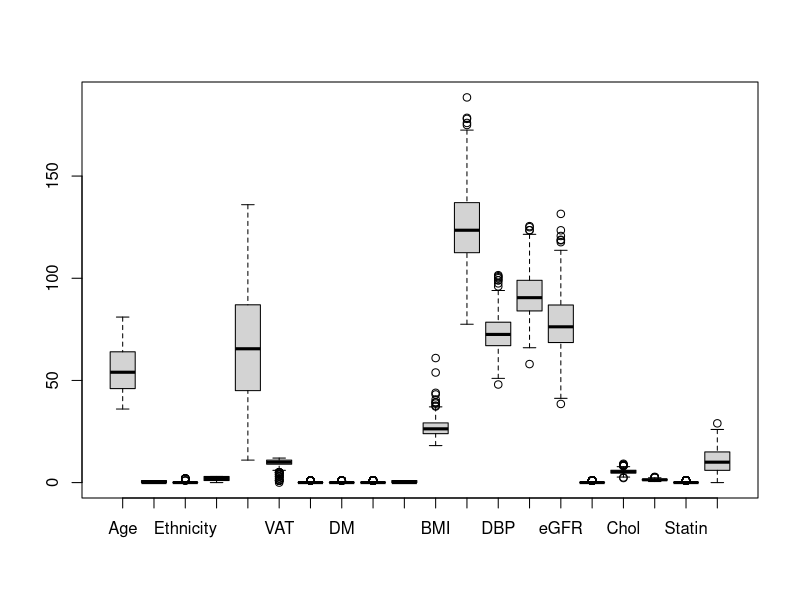

This figure's R source: (Note: this script raises an error after producing the figure.)
## ---- chunk 1
#Data Cleaning and Restructuring

Prevend<-read.csv("Prevend_Sample.csv")

head(Prevend)
dim(Prevend)
colSums(is.na(Prevend))

#Based on this sum there appears to be no N/A's but we need to make sure the entries are valid. 

## ---- chunk 2

range(Prevend)

#Ranges for each column to help identify if any values are out of range
#summary(Prevend)

#vat has at least one negative, #smoking has a negative, HDL and FRS have negatives 

## ---- chunk 3
#replacing negatives with NAs
Prevend2<-Prevend
Prevend2[Prevend2<0]<-NA
head(Prevend2)

Prevend2<-na.omit(Prevend2)
head(Prevend2)


## ---- chunk 4
#Summary Statistics and Graphics

#colMeans(Prevend2)
#summary(Prevend2)
#dim (Prevend2)
#We took out 42 data points

#Remove case#  from the data the box plot and regression
Prevend3<-Prevend2[-c(1)]
head(Prevend3)
boxplot(Prevend3)

## ---- chunk 5
prevend2corset<-Prevend2[-c(1)]
corsPrevend<-cor(prevend2corset)
corrplot(corsPrevend)
#corsPrevend

## ---- chunk 6
#We have some variables that are measuring the same thing (3 measures of blood pressure, two measures of cholesterol)

#MAP is calculated us DBP and SBP, so it make make sense to use it, Chol total includes HDL, so it would make sense to use these. But I am going to check 


#Taking out just the quantitative variables
Prevend3_Quant<-Prevend3[-c(2,3,4,7,8,9,10,16,19)]

#head(Prevend3_Quant)


#looking at eigenvalues to detects singularity

colones<-rep(1, times=458)
x<-cbind(colones,Prevend3_Quant$SBP,Prevend3_Quant$DBP,Prevend3_Quant$MAP)
eigens_bp<-eigen(t(x)%*%x)$values

eigens_bp

cond.number<-sqrt(eigens_bp[1]/eigens_bp[4])
cond.number


#same for cholesterol
y<-cbind(colones, Prevend3_Quant$Chol, Prevend3_Quant$HDL)

eigens_chol<-eigen(t(y)%*%y)$values

eigens_chol

cond.number<-sqrt(eigens_chol[1]/eigens_chol[3])
cond.number
#not as obviously a collinearity, these might be different because, I think there is a 'give and take' with good/bad cholesterol, so we can leave both in
## ---- chunk 7
lm.chol<-lm(RFFT~MAP+SBP+DBP,data=Prevend3)
summary(lm.chol)
anova(lm.chol)

lm2.chol<-lm(RFFT~MAP+DBP,data=Prevend3)

summary(lm2.chol)
anova(lm2.chol)

lm3.chol<-lm(RFFT~MAP,data=Prevend3)
summary(lm3.chol)
anova(lm3.chol)



## ---- chunk 8
n<-nrow(Prevend3_Quant)
backAICchol<-step(lm.chol, arg="back",data=Prevend3_Quant)

#back BIC
backBICchol<-step(lm.chol, arg="back",data=Prevend3_Quant,k=log(n))


#both models seem to want MAP and DBP but the above R^2 weren't too great
## ---- chunk 9
Prevend3_Quant2<-Prevend3_Quant[-c(5,6)]

head(Prevend3_Quant2)

lm.full.quant<-lm(RFFT~., data=Prevend3_Quant2)

summary(lm.full.quant)

backAICfull<-step(lm.full.quant,arg = backwards, data=Prevend3_Quant2)



## ---- chunk 10
#Look at any singularities 
X<-cbind(colones,Prevend3_Quant2)
eigenquant<-eigen(t(X)%*%X)
eigensquant$values
## ---- chunk 11
lm.backaicfull<-lm(RFFT ~ Age + VAT + BMI + Chol + FRS, data=Prevend3_Quant2)

summary(lm.backaicfull)
## ---- chunk 12
#back BIC full
backBICfull<-step(lm.full.quant,arg = backwards, data=Prevend3_Quant2,k=log(n))

## ---- chunk 13
lm.backbicfull<-lm(RFFT ~ Age + VAT + Chol + FRS, data=Prevend3_Quant2)

summary(lm.backbicfull)
## ---- chunk 14


categorical <- c("Gender", "Ethnicity", "Education", "CVD", "DM", "Smoking", "Hypertension", "Albuminuria", "Statin")
Prevend3 [, categorical] <- lapply(Prevend3[, categorical], factor)
str(Prevend3)





## ---- chunk 15
PrevendQuantCat<-Prevend3[-c(12,13)]
head(PrevendQuantCat)

## ---- chunk 16

#Age + VAT + BMI + Chol + FRS 




lm.limitedcat<-lm(RFFT~ Age + VAT + BMI + Chol + FRS +Gender+Ethnicity+Education+CVD+DM+Smoking+Hypertension+Albuminuria+Statin,data=PrevendQuantCat)


summary(lm.limitedcat)

## ---- chunk 17
#Back AIC

step(lm.limitedcat,arg = backwards, data=PrevendQuantCat)


## ---- chunk 18
summary(lm(RFFT ~ Age + VAT + Chol + FRS + Gender + Ethnicity + Education + 
    CVD + Smoking + Hypertension + Statin, data=PrevendQuantCat))
## ---- chunk 19
step(lm.limitedcat, arg = backwards, data=PrevendQuantCat,k=log(n))
## ---- chunk 20
summary(lm(RFFT ~ Age + Education, data=PrevendQuantCat))
## ---- chunk 21
summary(lm(RFFT ~ Age + Education+Statin, data=PrevendQuantCat))
## ---- chunk 22
lm.full<-lm(RFFT~.,data=PrevendQuantCat)

summary(lm.full)
## ---- chunk 23
step(lm.full, arg="backwards", data=PrevendQuantCat)
## ---- chunk 24
summary(lm(RFFT ~ Age + Gender + Ethnicity + Education + VAT + 
    CVD + Smoking + Hypertension + MAP + Chol + HDL + Statin, data=PrevendQuantCat))
## ---- chunk 25
step(lm.full, arg="backwards", data=PrevendQuantCat,k=log(n))

## ---- chunk 26
summary(lm(RFFT ~ Age + Education + Smoking, data=PrevendQuantCat))
## ---- chunk 27
summary(lm(RFFT ~ Age + Education + Smoking+Statin, data=PrevendQuantCat))
## ---- chunk 28
corqaunts<-cor(Prevend3_Quant2)

corrplot(corqaunts)

#FRS and age seem to be highly correlated, makes sense as this is a measure of congnitive function

## ---- chunk 29

#taking out only the ones wanted in the models
Prevend4<-PrevendQuantCat[-c(8,11,13,14,16,18)]
ggpairs(Prevend4[c("Age","RFFT","Gender","Ethnicity","Education")])
pairs(Prevend4[c("Age","RFFT","Gender","Ethnicity","Education")])
#It looks like Ethnicity does not have an even spread 
## ---- chunk 30
summary(Prevend4$Ethnicity)

#I am going to throw out ehtnicity because we have so few 1s and 2's relatively speaking 

summary(Prevend4$Education)

summary(Prevend4$Gender)
## ---- chunk 31
ggpairs(Prevend4[c("RFFT","VAT","CVD","Smoking","Hypertension")])
pairs(Prevend4[c("RFFT","VAT","CVD","Smoking","Hypertension")])
## ---- chunk 32
ggpairs(Prevend4[c("RFFT","MAP","Chol","Statin")])
pairs(Prevend4[c("RFFT","MAP","Chol","Statin")])
## ---- chunk 33
Prevend5<-Prevend4[-c(3)]

lm.5<-lm(RFFT~., data=Prevend5)
summary(lm(RFFT~., data=Prevend5))
## ---- chunk 34
backAIC<-step(lm.5, arg=backwards,data=Prevend5)

## ---- chunk 35
par(mfrow=c(2,3))
plot(lm.5, 1:6)
## ---- chunk 36
bc5<-boxcox(lm.5)

bc5$x[which.max(bc5$y)]
## ---- chunk 37
#This may suggest a square root transformation
Prevend6<-Prevend5
SqrtRFFT<-sqrt(Prevend5$RFFT)
Prevend6$RFFT<-SqrtRFFT

head(Prevend5)
head(Prevend6)

colname

## ---- chunk 38
names(Prevend6)[4]<-'sqrtRFFT'
head(Prevend6)


## ---- chunk 39
lm.rooty<-lm(sqrtRFFT~., data=Prevend6)

summary(lm.rooty)
## ---- chunk 40
par(mfrow=c(2,3))
plot(lm.rooty, 1:6)
## ---- chunk 41
boxcox(lm.rooty)
## ---- chunk 42
step(lm.rooty, arg=backwards, data=Prevend6)
## ---- chunk 43
summary(lm(sqrtRFFT ~ Age + Education + VAT + Smoking + Chol + 
    Statin,data=Prevend6))
